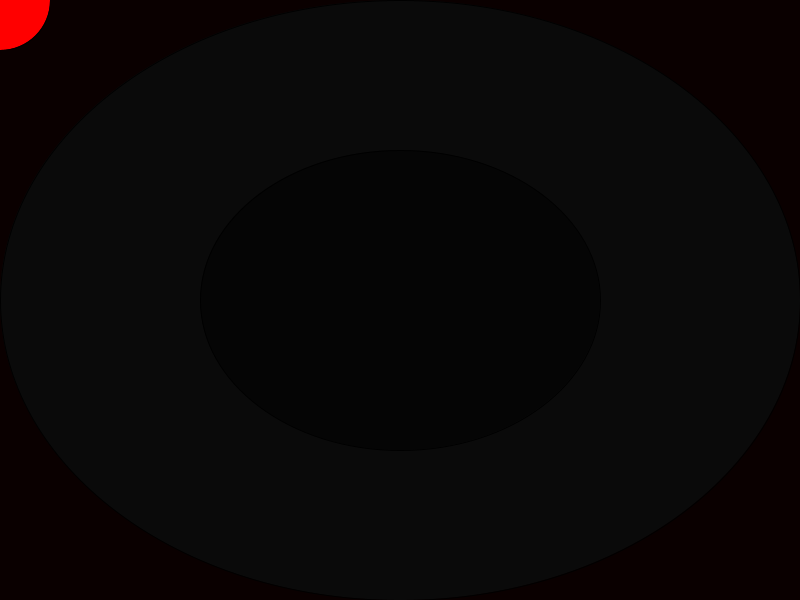
Frame 1 (no input)
Frame 60 (the mouse pressed at the canvas centre just before this capture): identical to frame 1, image omitted
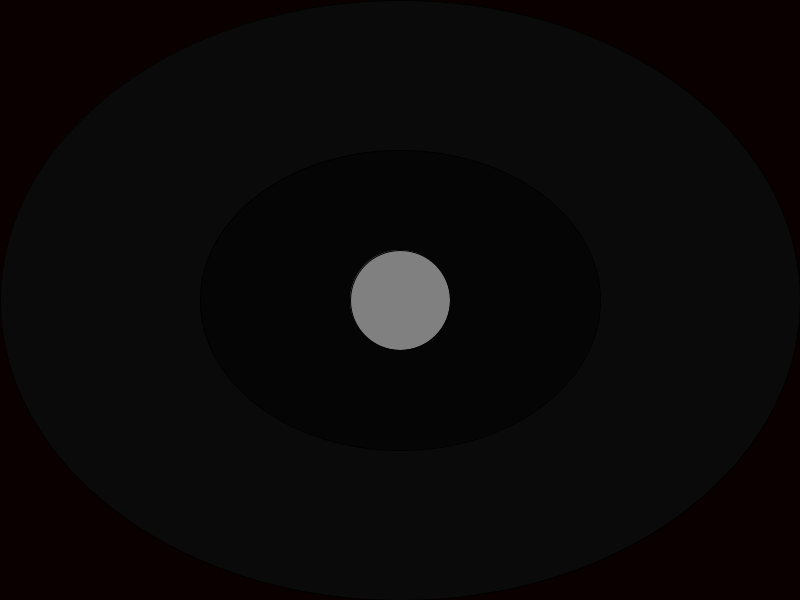
Frame 120 (the mouse held since frame 60 and released just before this capture)

The Processing sketch that drew these frames (run headless with seeded random() and noise(); from frame 60 on, the mouse is pressed at the canvas centre):

// Processing sketch: Masking
// ── Masking.pde
PGraphics rotate_light;
PGraphics frame;
int playerX, playerY;

void setup()
{
  size(800, 600);
  frame = createGraphics(width, height);
  frame.imageMode(CENTER);
  frame.ellipseMode(CENTER);
  imageMode(CORNER);
  light_initialize();
  rotate_light = createGraphics(width, height);
  rotate_light.imageMode(CENTER);
  frameRate(60);
}

void draw()
{
  // DRAW NEW FRAME
  frame.beginDraw();
  frame.background(255, 0, 0);
  frame.fill(255);
  frame.ellipse(width/2, height/2, width, height);
  frame.fill(128);
  frame.ellipse(width/2, height/2, width/2, height/2);
  frame.endDraw();

  /*
  // DRAW FLASHLIGHT MASK
   rotate_light.beginDraw();
   rotate_light.background(0);
   rotate_light.translate(width/2, height/2);
   rotate_light.rotate(-point_dir());
   rotate_light.image(light_img, 0, 0);
   rotate_light.rotate(point_dir());
   rotate_light.translate(-width/2, -height/2);
   rotate_light.endDraw();
   */

  //Draw Spotlight mask
  rotate_light.beginDraw();
  rotate_light.background(10, 10, 10); //control alpha of mask
  rotate_light.image(light_img, mouseX, mouseY);
  rotate_light.endDraw();


  // APPLY FLASHLIGHT MASK TO FRAME
  mask(frame, rotate_light);

  // CLEAR BACKGROUND
  background(0);

  // DRAW MASKED IMAGE
  image(frame, 0, 0);
}

float point_dir()
{
  return (float)Math.atan2(mouseX - width/2, mouseY - height/2) - PI/2;
}

public static float light_direction = 0f;
public static PGraphics light_img;
public static int light_sz;

private static final float flashlight_reach = 0.85f;
private static final float flashlight_width = radians(30);
private static final int flashlight_blur = 25;

void light_initialize()
{
  light_sz = 100;
  light_img = createGraphics(light_sz, light_sz);
  light_img.beginDraw();
  light_img.ellipseMode(CENTER);
  light_img.background(10, 10, 10); //frame around mask should be same as above masking alpha
noStroke();
light_img.fill(255);
  //TYPE OF MASK
  //SPOTLIGHT
  light_img.ellipse(light_sz/2, light_sz/2, 100, 100);
  //ARC MASK
  /*
  light_img.arc(light_sz/2, light_sz/2,
   flashlight_reach * width, flashlight_reach * height,
   -flashlight_width, flashlight_width);
   */
  // light_img.filter(BLUR, flashlight_blur); //can use to blur edges
  light_img.endDraw();
}
/*
void light_initialize()
 {
 light_sz = (int)(Math.sqrt(height * height + width * width) + 1);
 light_img = createGraphics(light_sz, light_sz);
 light_img.beginDraw();
 light_img.ellipseMode(CENTER);
 light_img.background(255, 10); //white alpha is opacity of mask
 light_img.stroke(128);
 light_img.fill(255);
 //TYPE OF MASK
 //SPOTLIGHT
 light_img.ellipse(light_sz/2, light_sz/2, 100, 100);
 //ARC MASK

 light_img.arc(light_sz/2, light_sz/2,
 flashlight_reach * width, flashlight_reach * height,
 -flashlight_width, flashlight_width);
 
// light_img.filter(BLUR, flashlight_blur); //can use to blur edges
light_img.endDraw();
}
*/

void mask(PImage target, PImage mask) {
  mask.loadPixels();
  target.loadPixels();
  if (mask.pixels.length != target.pixels.length) {
    println("Images are not the same size");
  } 
  else {
    for (int i=0; i<target.pixels.length; i++) {
      target.pixels[i] = ((mask.pixels[i] & 0xff) << 24) | (target.pixels[i] & 0xffffff);
    }
    target.updatePixels();
  }
}
